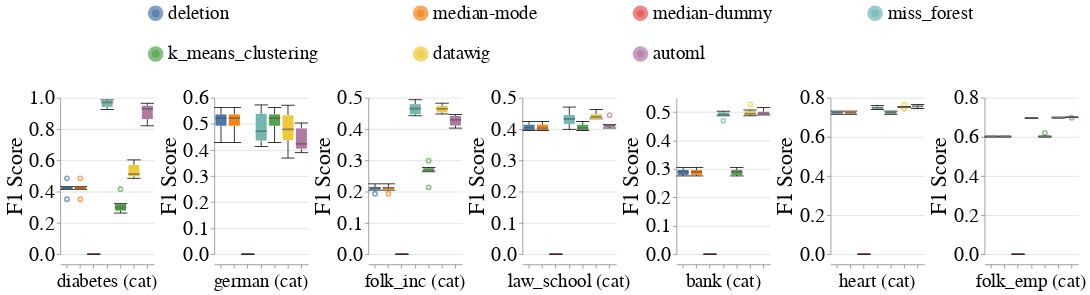

The notebook cell saved with this chart:
### Markdown cell above
### Overall Metrics

### Code cell
create_box_plots_for_diff_imputers_and_datasets_for_mixed_exp(train_injection_scenario='mixed_exp',
                                                              test_injection_scenario='MCAR1 & MAR1 & MNAR1',
                                                              metric_name='f1_score',
                                                              dataset_to_column_name=DATASET_TO_COLUMN_NAME,
                                                              db_client=db_client,
                                                              without_dummy=False)

### Figure 1 — Vega-Lite specification as saved in the notebook (floating-point values rounded to 4 significant figures; data arrays with more than 128 entries replaced by an {"elided": "..."} marker saying what was removed)
{"config": {"view": {"continuousWidth": 400, "continuousHeight": 300, "stroke": null}, "axis": {"labelFontSize": 26, "labelFontWeight": "normal", "titleFontSize": 28, "titleFontWeight": "normal"}, "facet": {"spacing": 5}, "header": {"labelFontSize": 24, "labelOrient": "bottom", "labelPadding": 5, "titleFontSize": 28}, "legend": {"columns": 4, "direction": "horizontal", "labelFontSize": 24, "labelLimit": 400, "orient": "top", "symbolOffset": 110, "symbolStrokeWidth": 10, "titleAnchor": "middle", "titleFontSize": 26, "titleLimit": 300}, "title": {"fontSize": 28}}, "data": {"name": "data-78360cc7ea44c331e542a3c6db968c5a"}, "mark": {"type": "boxplot", "median": {"stroke": "black", "strokeWidth": 0.7}, "ticks": true}, "encoding": {"color": {"field": "Null_Imputer_Name", "sort": ["deletion", "median-mode", "median-dummy", "miss_forest", "k_means_clustering", "datawig", "automl"], "title": null, "type": "nominal"}, "column": {"field": "Extended_Dataset_Name", "sort": {"field": "Dataset_Sequence_Number", "order": "ascending"}, "title": null, "type": "nominal"}, "x": {"axis": {"labels": false}, "field": "Null_Imputer_Name", "sort": ["deletion", "median-mode", "median-dummy", "miss_forest", "k_means_clustering", "datawig", "automl"], "title": null, "type": "nominal"}, "y": {"field": "F1_Score", "scale": {"zero": false}, "title": "F1 Score", "type": "quantitative"}}, "height": 200, "resolve": {"scale": {"y": "independent"}}, "width": 120, "$schema": "https://vega.github.io/schema/vega-lite/v4.17.0.json", "datasets": {"data-78360cc7ea44c331e542a3c6db968c5a": {"elided": "293 records"}}}
